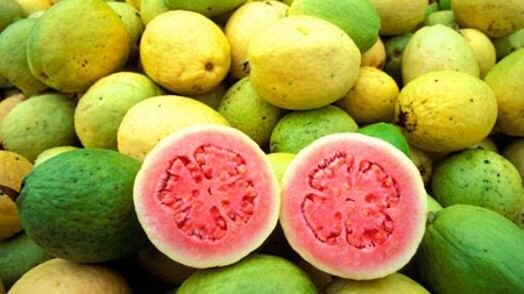
#> input picture tests/image/goiaba-43.jpg, 524 x 294 px
$ python GoiabaAll.py
#> lines starting #> are read from the running program, lines starting #| are printed output that depends on the picture; after the words box and inside, x2 and y2 are one past the last pixel; in counts of white or black regions, pixels touching at a corner belong together
import matplotlib.pyplot as plt
import numpy as np
import cv2
import skimage.metrics

fruit_BGR = cv2.imread('./image/goiaba-43.jpg')
#> fruit_BGR is the input picture: shape (294, 524, 3); mean B, G, R 64.6, 148.1, 164.7
fruit_RGB = cv2.cvtColor(fruit_BGR, cv2.COLOR_BGR2RGB)
fruit_gray = cv2.cvtColor(fruit_BGR, cv2.COLOR_BGR2GRAY)
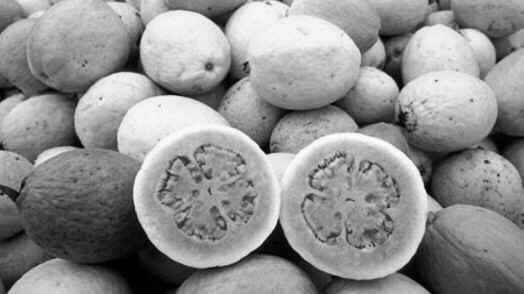
#> fruit_gray: shape (294, 524); min 0, max 253, mean 143.5

# Circular mask to apply in original image and isolate the object
mask = np.zeros(fruit_RGB.shape[:2], dtype="uint8")  # All zeros -> zero is black/ .shape[:2] to get dimensions of image
cv2.circle(mask, (206, 197), 74, 255, -1)
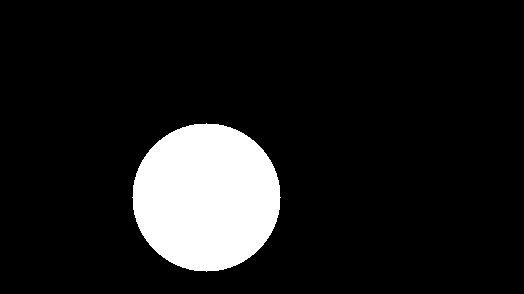
#> mask: shape (294, 524); 11.2% white; 1 white region, box (x1, y1, x2, y2) and area: (132, 123, 281, 272) 17193
cv2.circle(mask, (352, 206), 76, 255, -1)
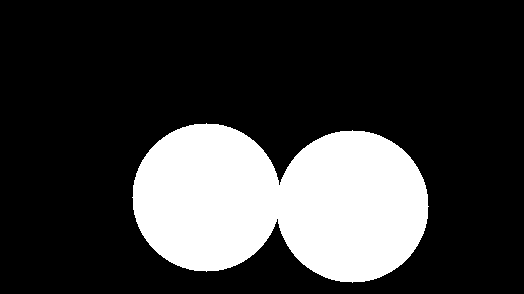
#> mask: shape (294, 524); 22.9% white; 1 white region, box (x1, y1, x2, y2) and area: (132, 123, 429, 283) 35241
ground_truth = cv2.bitwise_and(fruit_RGB, fruit_RGB, mask=mask)
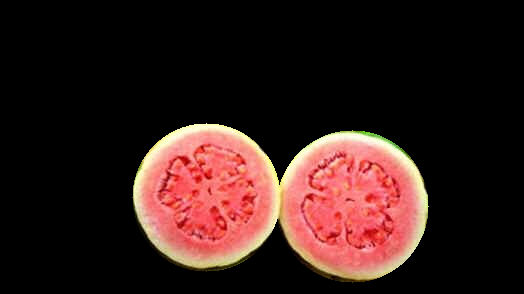
#> ground_truth: shape (294, 524, 3); mean R, G, B 52.9, 29.9, 26.7

plt.figure()
plt.subplot(2, 1, 1)
plt.imshow(fruit_RGB)
plt.axis('off')
plt.title('Original Image')

plt.subplot(2, 1, 2)
plt.imshow(ground_truth)
plt.axis('off')
plt.title('Ground Truth created with circles')

# K-Means
twoDimage = fruit_RGB.reshape((-1, 3))
twoDimage = np.float32(twoDimage)
criteria = (cv2.TERM_CRITERIA_EPS + cv2.TERM_CRITERIA_MAX_ITER, 10, 1.0)
attempts = 10
K = 15

ret, label, center = cv2.kmeans(twoDimage, K, None, criteria, attempts, cv2.KMEANS_PP_CENTERS)
#> ret = 103798670.3; center = 15 rows, first 8: [185.5, 163.8, 19.87], [204.8, 207.3, 99.78], [103.5, 172, 64.54], [61.15, 65.9, 9.4], [208.4, 50.85, 51.97], [247.3, 243.2, 168.3], [23.16, 19.48, 3.9], [244.3, 152.5, 141.2]
center = np.uint8(center)
#> center = 15 rows, first 8: [185, 163, 19], [204, 207, 99], [103, 172, 64], [61, 65, 9], [208, 50, 51], [247, 243, 168], [23, 19, 3], [244, 152, 141]
res = center[label.flatten()]
Kmeans_result = res.reshape(fruit_RGB.shape)
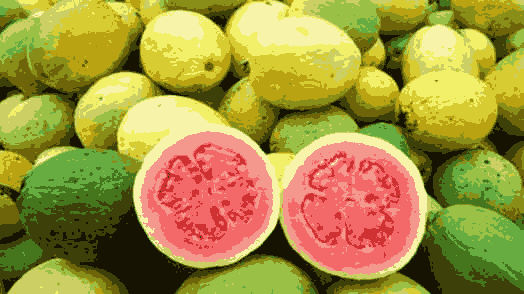
#> Kmeans_result: shape (294, 524, 3); mean R, G, B 164.3, 147.6, 64

plt.figure()
plt.imshow(Kmeans_result)
plt.axis('off')
plt.title('Segmented Image with K-Means')

# Segmentation by color of K-means result
Kmeans_result_HSV = cv2.cvtColor(Kmeans_result, cv2.COLOR_RGB2HSV)
#> Kmeans_result_HSV: shape (294, 524, 3); mean H, S, V 26.4, 175.2, 173.8

n_divisoes_y = 5
n_divisoes_x = 10
iou_score_total = np.zeros((int(180 / n_divisoes_x), int(255 / n_divisoes_y)))
for i in range(0, 180, n_divisoes_x):
    for j in range(0, 255, n_divisoes_y):
        light = (i, j, 0)
        dark = (i + n_divisoes_x, j + n_divisoes_y, 255)
        mask = cv2.inRange(Kmeans_result_HSV, light, dark)
        color_result = cv2.bitwise_and(Kmeans_result, Kmeans_result, mask=mask)
        intersection = np.logical_and(ground_truth, color_result)
        union = np.logical_or(ground_truth, color_result)
        iou_score = (np.sum(intersection) / np.sum(union)) * 100
        iou_score_total[int(i / n_divisoes_x), int(j / n_divisoes_y)] = iou_score

plt.figure()
plt.imshow(iou_score_total)

index = np.where(iou_score_total > 0)
#> index = 22 positions, rows 0 to 4, columns 16 to 46
#> `# print("The standard deviation for the original image is:", STD_origi..`:
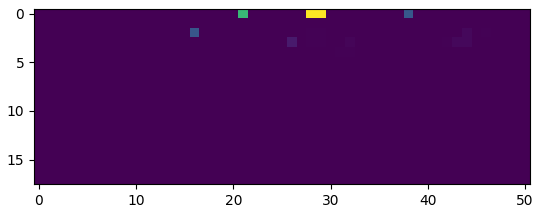
#> figure drawn by matplotlib, 1 panel

linha_H = np.arange(0, 180, n_divisoes_x)
matriz_H = np.vstack([linha_H] * iou_score_total.shape[1])
matriz_H = matriz_H.T

coluna_S = np.arange(0, 255, n_divisoes_y)
matriz_S = np.vstack([coluna_S] * iou_score_total.shape[0])
matriz_S = matriz_S

# [49 lines of commented-out code are left out]

$ run again, with tests/image/colormap.png saved as tests/image/goiaba-43.jpg
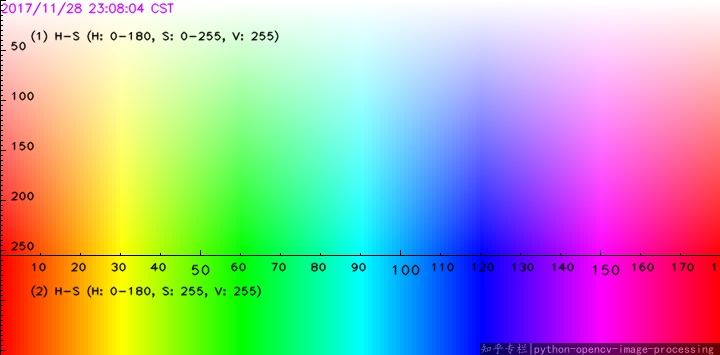
#> input picture tests/image/colormap.png, 720 x 355 px
#> fruit_BGR is the input picture: shape (355, 720, 3); mean B, G, R 170.9, 171.2, 169.9
#> `cv2.circle(mask, (206, 197), 74, 255, -1)`:
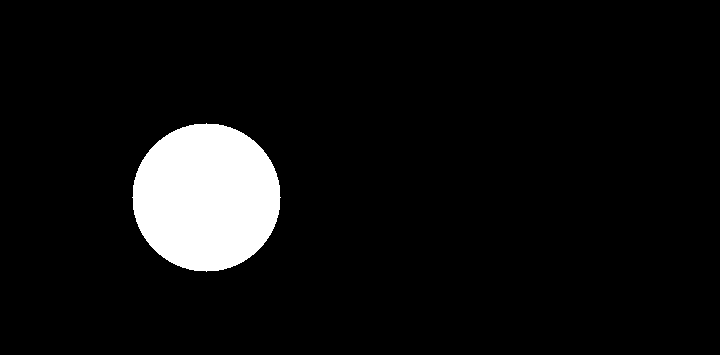
#> mask: shape (355, 720); 6.7% white; 1 white region, box (x1, y1, x2, y2) and area: (132, 123, 281, 272) 17193
#> `ret, label, center = cv2.kmeans(twoDimage, K, None, criteria, attempts..`: ret = 624099462.8; center = 15 rows, first 8: [28.77, 133.8, 253], [235.8, 238.8, 238.9], [250.3, 31.19, 54.62], [202.9, 248.2, 22.58], [40.8, 252.4, 46.4], [243, 140.8, 218.9], [144.7, 200, 252.2], [247.9, 24.71, 206.7]
#> `center = np.uint8(center)`: center = 15 rows, first 8: [28, 133, 253], [235, 238, 238], [250, 31, 54], [202, 248, 22], [40, 252, 46], [242, 140, 218], [144, 200, 252], [247, 24, 206]
#> Kmeans_result_HSV: shape (355, 720, 3); mean H, S, V 95.5, 150.2, 242.4
#> index = 11 positions, rows 2 to 15, columns 21 to 46
#> `# print("The standard deviation for the original image is:", STD_origi..`:
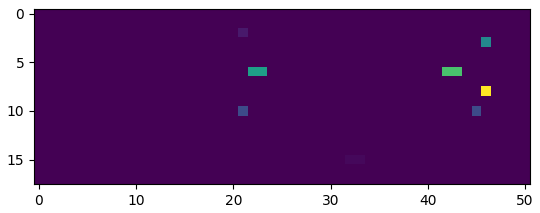
#> figure drawn by matplotlib, 1 panel
